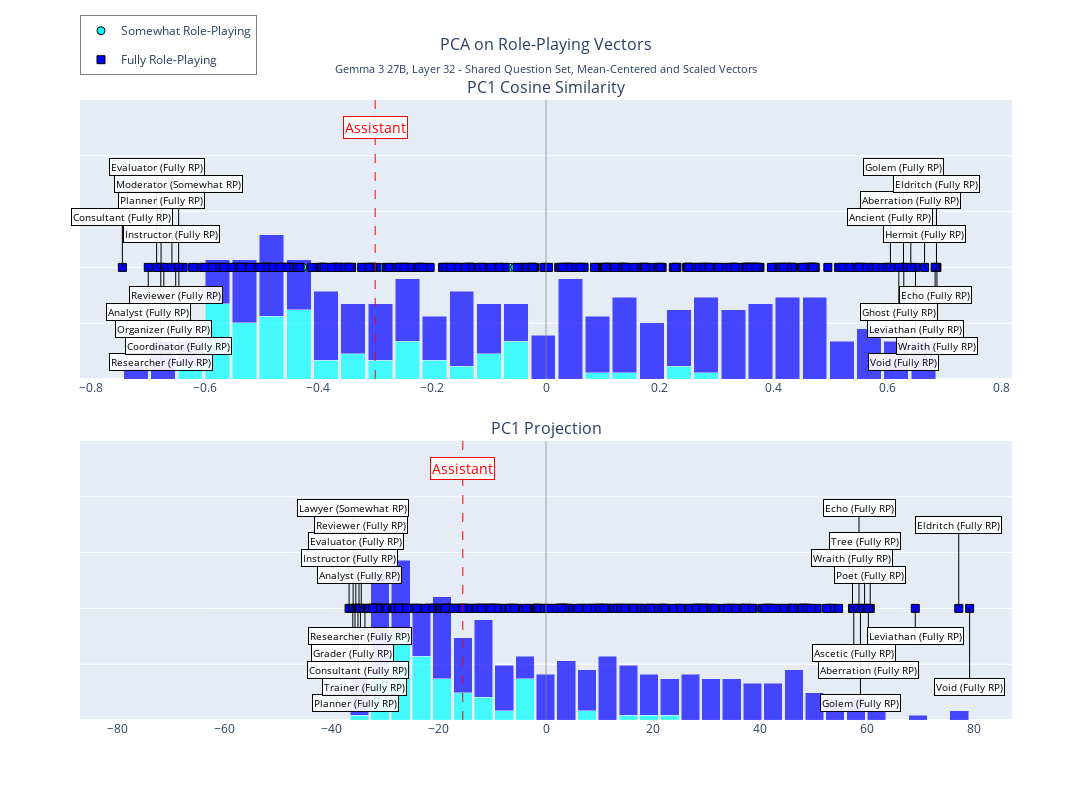
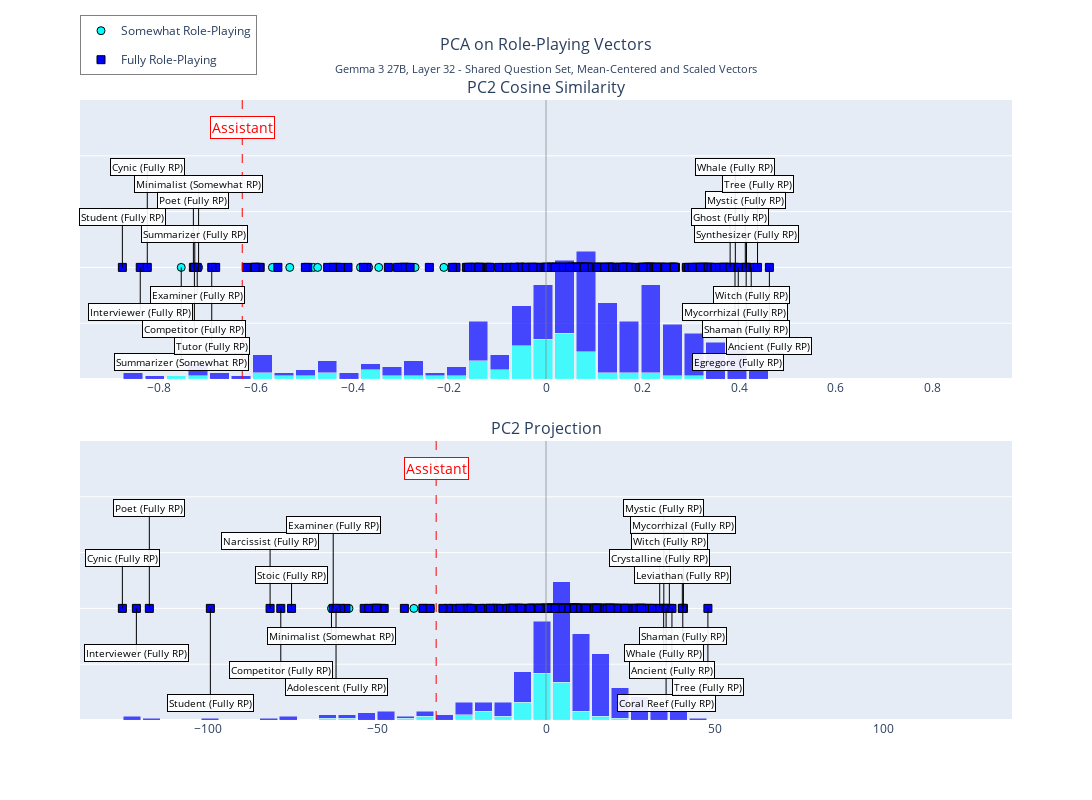
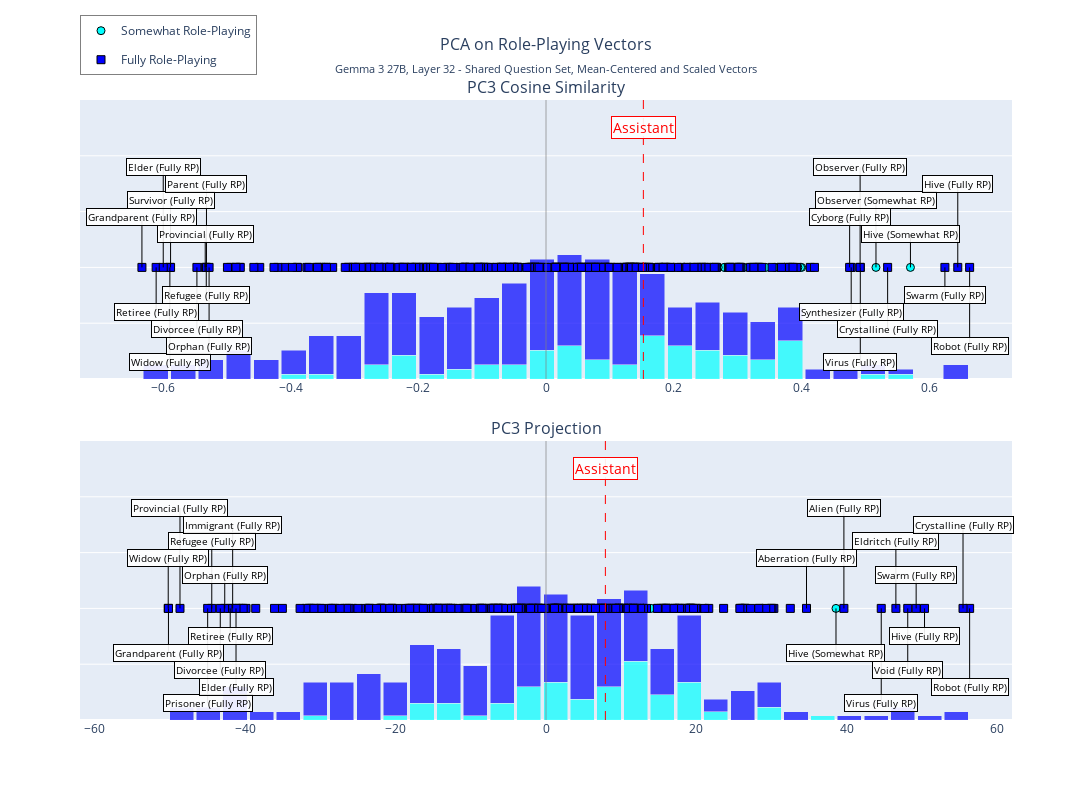
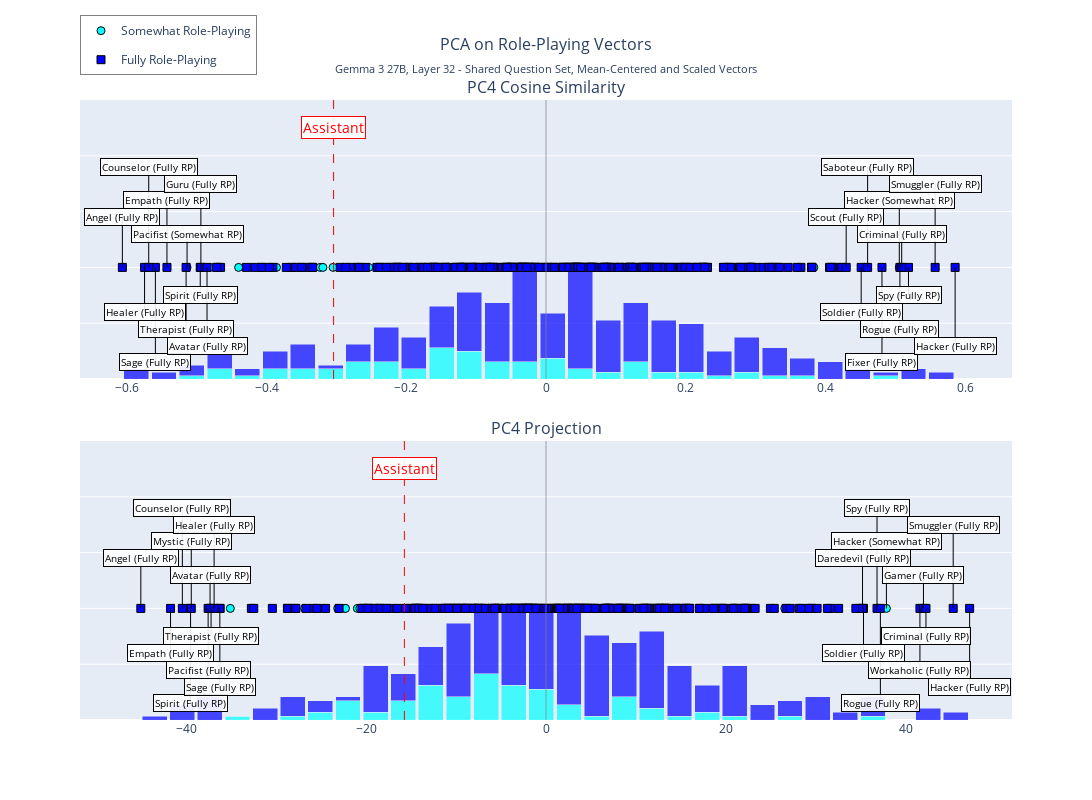

The code cell stored with these charts, in order, in its notebook:
### Code cell
if normalized:
    subtitle = f"{model_name.replace('-', ' ')}, Layer {layer} - Shared Question Set, Unit Normalized Vectors"
else:
    subtitle = f"{model_name.replace('-', ' ')}, Layer {layer} - Shared Question Set, Mean-Centered and Scaled Vectors"

for i in range(6):
    fig = plot_pc(
        pca_results=pca_results,
        role_labels=role_labels,
        layer=layer,
        pc_component=i,
        assistant_activation=default_vectors['activations']['default_1'],
        assistant_projection=asst_projected[0],
        title="PCA on Role-Playing Vectors",
        subtitle=subtitle,
        scaled=not normalized,
    )
    fig.show()

    if not normalized:
        fig.write_html(f"{plot_dir}/pc{i+1}.html")
    else:
        fig.write_html(f"{plot_dir}/pc{i+1}_normalized.html")
